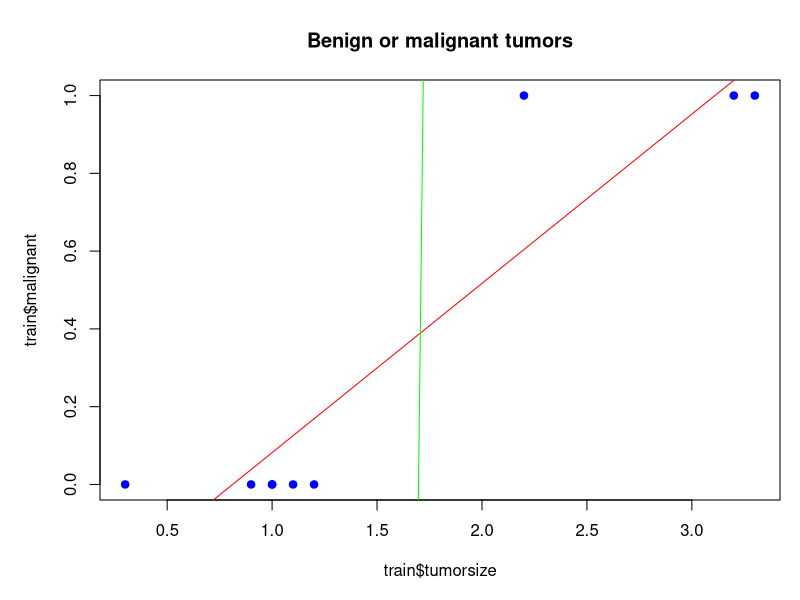
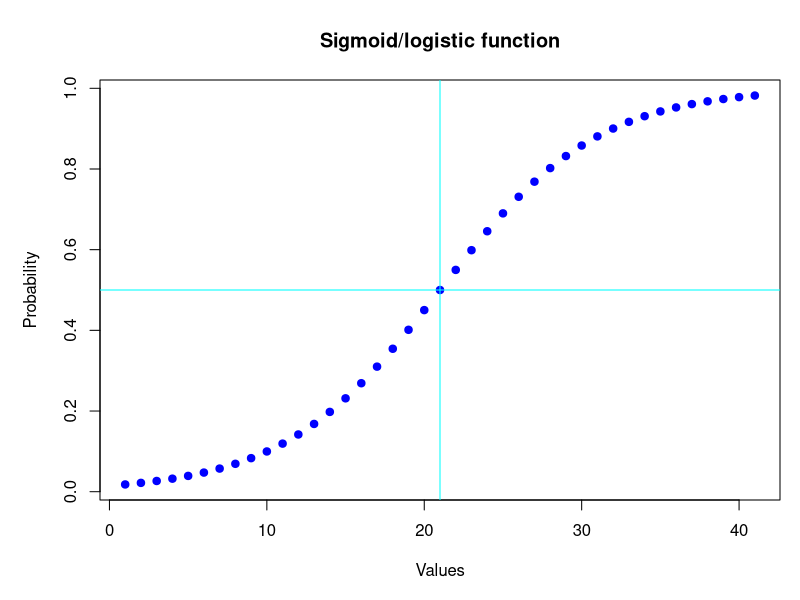
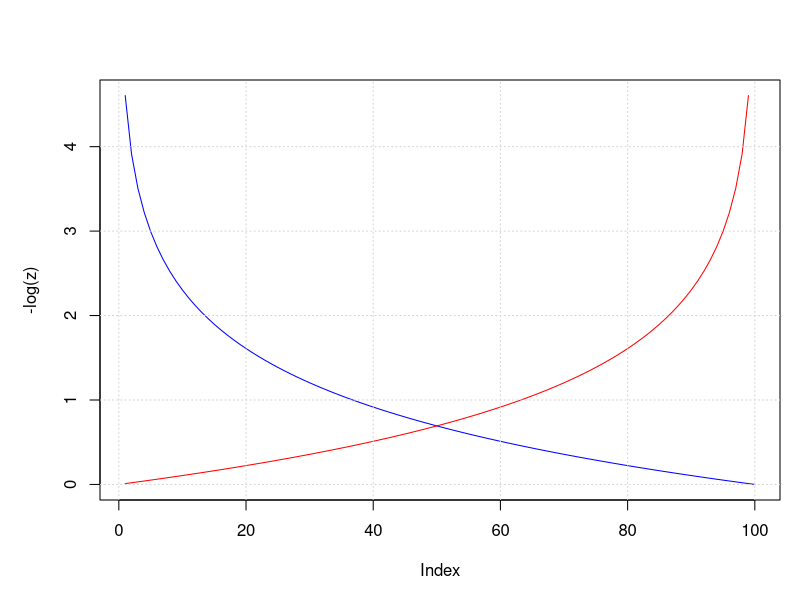

The R script that drew these images, in order: (Note: this script raises an error after producing the figures.)
# Coursera: Andrew Ng's Machine Learning class
# --------------------------------------------
# Good notes:
# http://digitheadslabnotebook.blogspot.no/p/ml-class.html
# http://digitheadslabnotebook.blogspot.no/2012/07/linear-regression-by-gradient-descent.html

################################################################################################
# Week 1

# Three competing hyphotesis:
# h0(x) = -40 + 0-25x
# h0(x) = 200 + 0.1x
# h0(x) = -150 + 0.4x

# House sizes: 2104, 1416, 1534, 852

h <- matrix(nrow=2, ncol=3, c(-40,0.25,200,0.1,-150,0.4))

m <- matrix(nrow=4, ncol=2, c(1,1,1,1,2104,1416,1535,852))
dimnames(m) = list(c("House1", "House2", "House3", "House4"),c("Col1","Price"))

m %*% h # Note syntax for matrix multiplication

# Feature scaling (machine learning): Get every feature into approx. a (-1 <= xi <= 1) range:
base.a <-c(-2000,2000,30000,400,5000,600,70000,-70000)
base.b <-c(-0.0002, 0.005, -0.000123, 0.00056)
feature.a <- base.a / max(base.a)
feature.a
# Works on all size ranges...
feature.b <- base.b / max(base.b)
feature.b
# Ratio is:
ratio.a <- sum(base.a) / sum(feature.a)
# Get base.a from feature.a:
feature.a * ratio.a

# Another way: Scale including the mean + divide by (max-min):
feature.a <- (base.a - mean(base.a)) / (max(base.a) - min(base.a))
feature.a
# Another way: Scale including the mean + divide by sd:
feature.b <- (base.b - mean(base.b)) / sd(base.b)
feature.b

################################################################################################
# Week 2: TODO!

################################################################################################
# Week 3: Regression

par(mar=c(5,5,4,1))
par(mfrow=c(1,1))
malignant <- c(0,0,0,1,0,0,0,1,1)
tumorsize <- c(1.0, 1.1, 1.2, 3.2, 1.0, 0.9, 0.3, 2.2, 3.3)
train <- data.frame(tumorsize=tumorsize, malignant=malignant)

lm1 <- lm(malignant ~ tumorsize, data=train)
lm2 <- glm(malignant ~ tumorsize, data=train, family=binomial(link="logit"))
summary(lm2)
plot(train$malignant ~ train$tumorsize, pch=19, col="blue", main="Benign or malignant tumors")
abline(lm1$coef, col="red")
abline(lm2$coef[1], lm2$coef[2], col="green")

malignant.test <- c(1,1,0,1,0,0,0,1,1,0)
tumorsize.test <- c(3.0, 3.1, 1.2, 3.2, 1.0, 0.9, 0.3, 2.2, 8.2, 1.65)
test <- data.frame(tumorsize=tumorsize.test, malignant=malignant.test)
#test <- data.frame(tumorsize=tumorsize.test)
pred1 <- predict(lm2, newdata=test, type="response")
result <- ifelse(pred1 > 0.5, 1, 0)
result
error.rate <- (result == test$malignant)
error.rate.percent <- (1 - (length(error.rate[error.rate == TRUE]) / length(error.rate))) * 100
error.rate.percent

# Sigmoid/logistic function: g(z) = 1 / (1 + e^(-z))
# h<theta>(x) = P(y = 0 | x; theta) + P(y = 1 | x; theta) = 1
# h<theta>(x) = P(y = 0 | x; theta) = 1 - P(y = 1 | x; theta)
startval <- -4 # min(tumorsize.test) / max(tumorsize.test)
stopval <- 4 # max(tumorsize.test) / max(tumorsize.test)
interval <- 0.2
z <- seq(startval, stopval, interval)

e <- exp(1)
formula <- 1 / (1 + e^(-z))
plot(formula, pch=19, col="blue", xlab="Values", ylab="Probability", main="Sigmoid/logistic function")
abline(v=(((abs(startval) + stopval) / interval) / 2) + 1, col="cyan")
abline(h=0.5, col="cyan")

# TODO: Look at how to find decision boundaries (not sure about this...)
# See: C:\coding\R\Coursera\MachineLearning\Week 3\videos (video "Descision Boundary")
y.is.1 <- lm1$coef[1] + tumorsize.test >= 0
y.is.1

# Cost function:
# J(<theta>) = 1/m sum(i=1:m) of Cost(h<theta>(x(i)), y(i))
# Cost h<theta>(x, y) = -log(h<theta>(x)) if y = 1
#                       -log(1 - h<theta>(x)) if y = 0
z <- seq(0.01, 1, 0.01)
par(mfrow=c(1,1))
plot(-log(z), pch=19, type="l", col="blue")
lines(-log(1 - z), pch=19, col="red")
grid()
par(mfrow=c(1,1))

# More compact cost function:
# -y*log(h<theta>(x)) - (1-y)*log*(1-h<theta>(x))
# So if y = 1 we have:
# -1*log(h<theta>(x)) - (1-1)*log*(1-h<theta>(x))
# The second term goes away, and we're left with:
# -log(h<theta>(x)) if y = 1
# And if y = 0 we have:
# -0*log(h<theta>(x)) - (1-0)*log*(1-h<theta>(x))
# The first term goes away, and we're left with:
# -log(1 - h<theta>(x)) if y = 0

# So if we want min<theta> of J(<theta>), we need:
# Repeat {
#  <theta>j := <theta>j - a*(dericative of J(<theta)))
#  (simultaneously update all <theta>j. a = g.descent interval)
# }

deriv.exp <- expression(-y * log(1 / (1 + e^(-x))) - (1 - y) * log(1 - (1 / (1 + e^(-x)))))
my.derivative <- D(deriv.exp, "x")
my.derivative <- (-(e^x * (-1 + y) + y)/(1 + e^x))
interval <- 0.01
counter = 1
breakout = 0

while (breakout == 0) {
  old.x <- x
  
  x <- x - (interval * eval(my.derivative))

  if (abs(sum(old.x) - sum(x)) < interval) { break }
  
  if (counter > 1000) { breakout = 1 } # Just in case...
  
  counter <- counter + 1
}

x

#######################################################################################
# With iris data:
# TIPS: http://www2.warwick.ac.uk/fac/sci/moac/people/students/peter_cock/r/iris_plots
# TIPS: http://www.math.wustl.edu/~victor/classes/ma322/r-eg-26.txt
data(iris)
head(iris)
plot(Sepal.Length ~ Species, data=iris, col="orange")
plot(iris[-5], main="Edgar Anderson's Iris Data", pch=21,
     bg=c("red","green3","blue")[unclass(iris$Species)])
pairs(iris[1:4], main="Edgar Anderson's Iris Data", pch=21,
      bg=c("red", "green3", "blue")[unclass(iris$Species)]) # Same as above

testrows <- sample(1:nrow(iris), nrow(iris)/2)
iris.train <- iris[testrows, ]
iris.test <- iris[-testrows, ]
lm.iris <- lm(unclass(Species) ~ ., data=iris.train)
lsfit(iris$Petal.Length, iris$Petal.Width)$coefficients
summary(lm.iris)
plot(iris.train$Petal.Length, iris.train$Petal.Width, pch=21,
     bg=c("red","green3","blue")[unclass(iris.train$Species)],
     main="Edgar Anderson's Iris Data", xlab="Petal length", ylab="Petal width")
abline(lsfit(iris$Petal.Length, iris$Petal.Width)$coefficients, col="blue")

pred.iris <- predict(lm.iris, newdata=iris.test, type="response")
pred.iris
